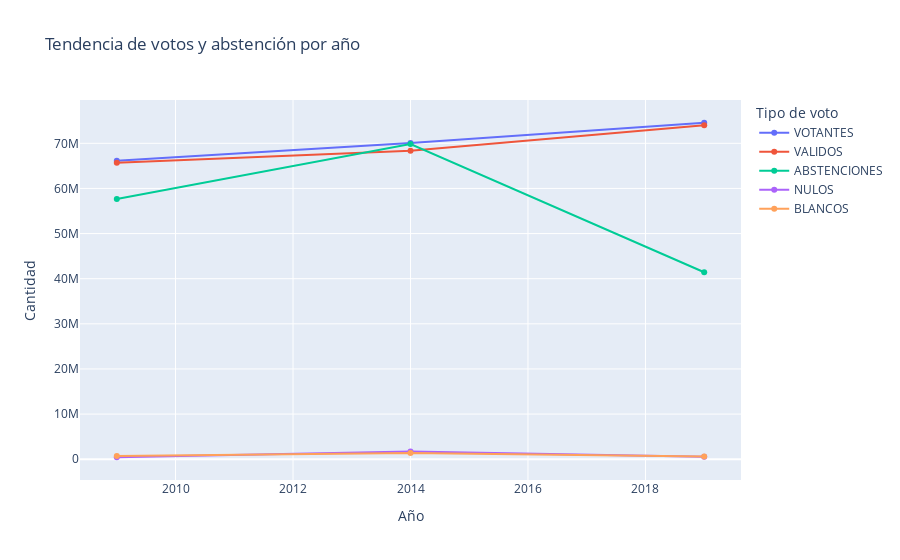

Write notebook code for a chart like this one.
### Code cell
# Gráfico de líneas para mostrar tendencia
fig1 = px.line(stats_pivot, x="Año", y=["VOTANTES", "VALIDOS", "ABSTENCIONES", "NULOS", "BLANCOS"],
               title="Tendencia de votos y abstención por año",
               labels={"value": "Cantidad", "variable": "Tipo de voto"},
               markers=True)

fig1.show()

### Figure 1 — Plotly figure (JSON) as saved in the notebook; plotly's stock layout.template omitted (floating-point values rounded to 4 significant figures)
{"data": [{"hovertemplate": "Tipo de voto=VOTANTES<br>Año=%{x}<br>Cantidad=%{y}<extra></extra>", "legendgroup": "VOTANTES", "line": {"color": "#636efa", "dash": "solid"}, "marker": {"symbol": "circle"}, "mode": "lines+markers", "name": "VOTANTES", "orientation": "v", "showlegend": true, "type": "scatter", "x": [2009, 2014, 2019], "xaxis": "x", "y": [66116400, 70049616, 74554304], "yaxis": "y"}, {"hovertemplate": "Tipo de voto=VALIDOS<br>Año=%{x}<br>Cantidad=%{y}<extra></extra>", "legendgroup": "VALIDOS", "line": {"color": "#EF553B", "dash": "solid"}, "marker": {"symbol": "circle"}, "mode": "lines+markers", "name": "VALIDOS", "orientation": "v", "showlegend": true, "type": "scatter", "x": [2009, 2014, 2019], "xaxis": "x", "y": [65679705, 68327883, 73986752], "yaxis": "y"}, {"hovertemplate": "Tipo de voto=ABSTENCIONES<br>Año=%{x}<br>Cantidad=%{y}<extra></extra>", "legendgroup": "ABSTENCIONES", "line": {"color": "#00cc96", "dash": "solid"}, "marker": {"symbol": "circle"}, "mode": "lines+markers", "name": "ABSTENCIONES", "orientation": "v", "showlegend": true, "type": "scatter", "x": [2009, 2014, 2019], "xaxis": "x", "y": [57651265, 69841980, 41428128], "yaxis": "y"}, {"hovertemplate": "Tipo de voto=NULOS<br>Año=%{x}<br>Cantidad=%{y}<extra></extra>", "legendgroup": "NULOS", "line": {"color": "#ab63fa", "dash": "solid"}, "marker": {"symbol": "circle"}, "mode": "lines+markers", "name": "NULOS", "orientation": "v", "showlegend": true, "type": "scatter", "x": [2009, 2014, 2019], "xaxis": "x", "y": [436695, 1721733, 567552], "yaxis": "y"}, {"hovertemplate": "Tipo de voto=BLANCOS<br>Año=%{x}<br>Cantidad=%{y}<extra></extra>", "legendgroup": "BLANCOS", "line": {"color": "#FFA15A", "dash": "solid"}, "marker": {"symbol": "circle"}, "mode": "lines+markers", "name": "BLANCOS", "orientation": "v", "showlegend": true, "type": "scatter", "x": [2009, 2014, 2019], "xaxis": "x", "y": [714420, 1404390, 580800], "yaxis": "y"}], "layout": {"legend": {"title": {"text": "Tipo de voto"}, "tracegroupgap": 0}, "title": {"text": "Tendencia de votos y abstención por año"}, "xaxis": {"anchor": "y", "domain": [0, 1], "title": {"text": "Año"}}, "yaxis": {"anchor": "x", "domain": [0, 1], "title": {"text": "Cantidad"}}}}
